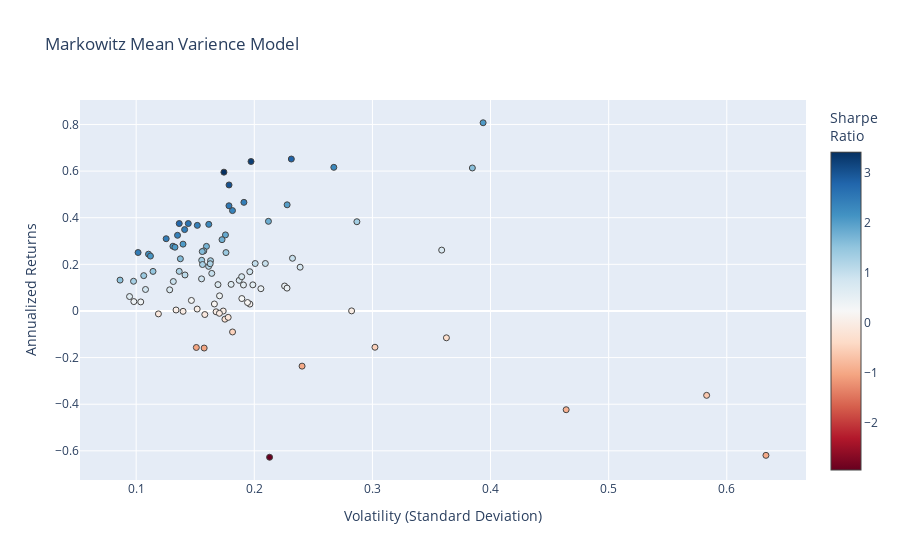

The notebook cell this image was saved under:
### Code cell
hover_texts = [
    f"{ticker} <br>Volatility: {vol:.2f} <br>Returns: {ret:.2%} <br>Sharpe Ratio: {sr:.2f}"
    for ticker, vol, ret, sr in zip(names, volatility, annualized_returns, sharpe_ratios)
]

fig = go.Figure(data=go.Scatter(
    x=volatility, 
    y=annualized_returns, 
    mode='markers',
    hoverinfo='text',
    hovertext=hover_texts,
    marker=dict(color=sharpe_ratios, colorscale = 'RdBu', size=6, line=dict(width=1), colorbar=dict(title="Sharpe<br>Ratio")
    )
))

fig.update_layout(
    title='Markowitz Mean Varience Model',
    xaxis_title='Volatility (Standard Deviation)',
    yaxis_title='Annualized Returns',
)

fig.show()

### Figure 1 — Plotly figure (JSON) as saved in the notebook; plotly's stock layout.template omitted (floating-point values rounded to 4 significant figures)
{"data": [{"hoverinfo": "text", "hovertext": ["SO_Close <br>Volatility: 0.12 <br>Returns: -1.26% <br>Sharpe Ratio: -0.11", "MS_Close <br>Volatility: 0.20 <br>Returns: 16.83% <br>Sharpe Ratio: 0.86", "SYY_Close <br>Volatility: 0.16 <br>Returns: 19.12% <br>Sharpe Ratio: 1.19", "SYK_Close <br>Volatility: 0.16 <br>Returns: 21.73% <br>Sharpe Ratio: 1.40", "MDT_Close <br>Volatility: 0.15 <br>Returns: 0.82% <br>Sharpe Ratio: 0.05", "CPB_Close <br>Volatility: 0.24 <br>Returns: -23.67% <br>Sharpe Ratio: -0.98", "MMM_Close <br>Volatility: 0.13 <br>Returns: 27.77% <br>Sharpe Ratio: 2.12", "NFLX_Close <br>Volatility: 0.29 <br>Returns: 38.28% <br>Sharpe Ratio: 1.33", "AMD_Close <br>Volatility: 0.58 <br>Returns: -36.20% <br>Sharpe Ratio: -0.62", "INTC_Close <br>Volatility: 0.18 <br>Returns: 32.63% <br>Sharpe Ratio: 1.86", "T_Close <br>Volatility: 0.18 <br>Returns: -3.53% <br>Sharpe Ratio: -0.20", "PG_Close <br>Volatility: 0.10 <br>Returns: 4.02% <br>Sharpe Ratio: 0.41", "QCOM_Close <br>Volatility: 0.24 <br>Returns: 18.78% <br>Sharpe Ratio: 0.79", "KO_Close <br>Volatility: 0.09 <br>Returns: 13.24% <br>Sharpe Ratio: 1.53", "IBM_Close <br>Volatility: 0.16 <br>Returns: -15.90% <br>Sharpe Ratio: -1.01", "EXC_Close <br>Volatility: 0.13 <br>Returns: 12.63% <br>Sharpe Ratio: 0.96", "GS_Close <br>Volatility: 0.20 <br>Returns: 2.94% <br>Sharpe Ratio: 0.15", "MSFT_Close <br>Volatility: 0.15 <br>Returns: 36.72% <br>Sharpe Ratio: 2.42", "PFE_Close <br>Volatility: 0.11 <br>Returns: 9.22% <br>Sharpe Ratio: 0.85", "MRK_Close <br>Volatility: 0.15 <br>Returns: -15.66% <br>Sharpe Ratio: -1.04", "NKE_Close <br>Volatility: 0.23 <br>Returns: 10.70% <br>Sharpe Ratio: 0.47", "ZBH_Close <br>Volatility: 0.19 <br>Returns: 3.62% <br>Sharpe Ratio: 0.19", "VRTX_Close <br>Volatility: 0.38 <br>Returns: 61.33% <br>Sharpe Ratio: 1.59", "SRE_Close <br>Volatility: 0.13 <br>Returns: 0.42% <br>Sharpe Ratio: 0.03", "DUK_Close <br>Volatility: 0.09 <br>Returns: 6.18% <br>Sharpe Ratio: 0.66", "PM_Close <br>Volatility: 0.14 <br>Returns: -0.16% <br>Sharpe Ratio: -0.01", "AMZN_Close <br>Volatility: 0.21 <br>Returns: 38.44% <br>Sharpe Ratio: 1.81", "TSLA_Close <br>Volatility: 0.36 <br>Returns: 26.10% <br>Sharpe Ratio: 0.73", "EW_Close <br>Volatility: 0.23 <br>Returns: 22.60% <br>Sharpe Ratio: 0.97", "GE_Close <br>Volatility: 0.21 <br>Returns: -62.75% <br>Sharpe Ratio: -2.95", "K_Close <br>Volatility: 0.18 <br>Returns: -9.01% <br>Sharpe Ratio: -0.50", "KR_Close <br>Volatility: 0.36 <br>Returns: -11.51% <br>Sharpe Ratio: -0.32", "BABA_Close <br>Volatility: 0.27 <br>Returns: 61.61% <br>Sharpe Ratio: 2.30", "LMT_Close <br>Volatility: 0.11 <br>Returns: 24.36% <br>Sharpe Ratio: 2.21", "BIIB_Close <br>Volatility: 0.23 <br>Returns: 9.80% <br>Sharpe Ratio: 0.43", "RMD_Close <br>Volatility: 0.20 <br>Returns: 20.34% <br>Sharpe Ratio: 1.01", "MA_Close <br>Volatility: 0.14 <br>Returns: 37.50% <br>Sharpe Ratio: 2.60", "BTI_Close <br>Volatility: 0.19 <br>Returns: 11.15% <br>Sharpe Ratio: 0.58", "MO_Close <br>Volatility: 0.18 <br>Returns: -2.75% <br>Sharpe Ratio: -0.15", "TMO_Close <br>Volatility: 0.16 <br>Returns: 21.55% <br>Sharpe Ratio: 1.32", "HON_Close <br>Volatility: 0.10 <br>Returns: 25.07% <br>Sharpe Ratio: 2.47", "RDY_Close <br>Volatility: 0.30 <br>Returns: -15.56% <br>Sharpe Ratio: -0.52", "PEP_Close <br>Volatility: 0.10 <br>Returns: 12.73% <br>Sharpe Ratio: 1.30", "ABT_Close <br>Volatility: 0.14 <br>Returns: 28.67% <br>Sharpe Ratio: 2.05", "RTX_Close <br>Volatility: 0.14 <br>Returns: 16.98% <br>Sharpe Ratio: 1.24", "AAPL_Close <br>Volatility: 0.18 <br>Returns: 25.04% <br>Sharpe Ratio: 1.42", "JPM_Close <br>Volatility: 0.16 <br>Returns: 19.92% <br>Sharpe Ratio: 1.28", "ORCL_Close <br>Volatility: 0.19 <br>Returns: 13.13% <br>Sharpe Ratio: 0.70", "CVX_Close <br>Volatility: 0.14 <br>Returns: 15.44% <br>Sharpe Ratio: 1.09", "AEP_Close <br>Volatility: 0.11 <br>Returns: 15.15% <br>Sharpe Ratio: 1.42", "GIS_Close <br>Volatility: 0.17 <br>Returns: -0.03% <br>Sharpe Ratio: -0.00", "BA_Close <br>Volatility: 0.17 <br>Returns: 59.54% <br>Sharpe Ratio: 3.42", "ETN_Close <br>Volatility: 0.16 <br>Returns: 13.76% <br>Sharpe Ratio: 0.89", "JNJ_Close <br>Volatility: 0.11 <br>Returns: 16.97% <br>Sharpe Ratio: 1.49", "CMCSA_Close <br>Volatility: 0.21 <br>Returns: 9.55% <br>Sharpe Ratio: 0.46", "COST_Close <br>Volatility: 0.20 <br>Returns: 11.21% <br>Sharpe Ratio: 0.56", "BAC_Close <br>Volatility: 0.21 <br>Returns: 20.36% <br>Sharpe Ratio: 0.97", "WMT_Close <br>Volatility: 0.18 <br>Returns: 43.06% <br>Sharpe Ratio: 2.37", "SAP_Close <br>Volatility: 0.14 <br>Returns: 22.38% <br>Sharpe Ratio: 1.63", "CSCO_Close <br>Volatility: 0.16 <br>Returns: 16.11% <br>Sharpe Ratio: 0.98", "DHR_Close <br>Volatility: 0.13 <br>Returns: 9.07% <br>Sharpe Ratio: 0.71", "REGN_Close <br>Volatility: 0.28 <br>Returns: 0.03% <br>Sharpe Ratio: 0.00", "CAT_Close <br>Volatility: 0.20 <br>Returns: 64.11% <br>Sharpe Ratio: 3.25", "XOM_Close <br>Volatility: 0.10 <br>Returns: 3.88% <br>Sharpe Ratio: 0.37", "TXN_Close <br>Volatility: 0.16 <br>Returns: 37.14% <br>Sharpe Ratio: 2.30", "VZ_Close <br>Volatility: 0.17 <br>Returns: 11.30% <br>Sharpe Ratio: 0.67", "GOOG_Close <br>Volatility: 0.16 <br>Returns: 27.71% <br>Sharpe Ratio: 1.74", "AMGN_Close <br>Volatility: 0.17 <br>Returns: -0.36% <br>Sharpe Ratio: -0.02", "LLY_Close <br>Volatility: 0.15 <br>Returns: 4.51% <br>Sharpe Ratio: 0.31", "WFC_Close <br>Volatility: 0.17 <br>Returns: 6.48% <br>Sharpe Ratio: 0.38", "GOOGL_Close <br>Volatility: 0.16 <br>Returns: 25.77% <br>Sharpe Ratio: 1.64", "CRM_Close <br>Volatility: 0.16 <br>Returns: 25.48% <br>Sharpe Ratio: 1.63", "EMR_Close <br>Volatility: 0.16 <br>Returns: 20.27% <br>Sharpe Ratio: 1.25", "HD_Close <br>Volatility: 0.14 <br>Returns: 32.45% <br>Sharpe Ratio: 2.40", "MCD_Close <br>Volatility: 0.14 <br>Returns: 37.50% <br>Sharpe Ratio: 2.75", "ABBV_Close <br>Volatility: 0.18 <br>Returns: 54.05% <br>Sharpe Ratio: 3.03", "PYPL_Close <br>Volatility: 0.23 <br>Returns: 65.17% <br>Sharpe Ratio: 2.82", "DE_Close <br>Volatility: 0.18 <br>Returns: 45.12% <br>Sharpe Ratio: 2.53", "ACN_Close <br>Volatility: 0.13 <br>Returns: 27.35% <br>Sharpe Ratio: 2.06", "GM_Close <br>Volatility: 0.19 <br>Returns: 14.71% <br>Sharpe Ratio: 0.78", "META_Close <br>Volatility: 0.17 <br>Returns: 30.58% <br>Sharpe Ratio: 1.77", "ISRG_Close <br>Volatility: 0.19 <br>Returns: 46.59% <br>Sharpe Ratio: 2.44", "DIS_Close <br>Volatility: 0.16 <br>Returns: -1.54% <br>Sharpe Ratio: -0.10", "F_Close <br>Volatility: 0.17 <br>Returns: 3.00% <br>Sharpe Ratio: 0.18", "V_Close <br>Volatility: 0.13 <br>Returns: 30.98% <br>Sharpe Ratio: 2.47", "BMY_Close <br>Volatility: 0.18 <br>Returns: 11.41% <br>Sharpe Ratio: 0.63", "ADBE_Close <br>Volatility: 0.23 <br>Returns: 45.54% <br>Sharpe Ratio: 2.00", "GILD_Close <br>Volatility: 0.19 <br>Returns: 5.32% <br>Sharpe Ratio: 0.28", "UA_Close <br>Volatility: 0.46 <br>Returns: -42.37% <br>Sharpe Ratio: -0.91", "NEE_Close <br>Volatility: 0.11 <br>Returns: 23.55% <br>Sharpe Ratio: 2.10", "SNAP_Close <br>Volatility: 0.63 <br>Returns: -61.94% <br>Sharpe Ratio: -0.98", "NVDA_Close <br>Volatility: 0.39 <br>Returns: 80.73% <br>Sharpe Ratio: 2.05", "BSX_Close <br>Volatility: 0.17 <br>Returns: -1.01% <br>Sharpe Ratio: -0.06", "UNH_Close <br>Volatility: 0.14 <br>Returns: 34.90% <br>Sharpe Ratio: 2.48"], "marker": {"color": [-0.1059, 0.8579, 1.185, 1.398, 0.05411, -0.9843, 2.118, 1.334, -0.621, 1.858, -0.2013, 0.4103, 0.7863, 1.533, -1.009, 0.9605, 0.15, 2.419, 0.8542, -1.038, 0.4739, 0.1862, 1.595, 0.03112, 0.655, -0.01179, 1.813, 0.7279, 0.9728, -2.947, -0.496, -0.3175, 2.305, 2.206, 0.4303, 1.013, 2.602, 0.5845, -0.1544, 1.323, 2.467, -0.515, 1.302, 2.053, 1.244, 1.423, 1.276, 0.7015, 1.093, 1.424, -0.00173, 3.416, 0.8859, 1.485, 0.4645, 0.5638, 0.9725, 2.372, 1.628, 0.9824, 0.7062, 0.001131, 3.25, 0.3735, 2.3, 0.6676, 1.737, -0.02118, 0.3075, 0.3801, 1.638, 1.634, 1.246, 2.404, 2.748, 3.026, 2.817, 2.527, 2.059, 0.7768, 1.771, 2.436, -0.09731, 0.1803, 2.471, 0.6326, 1.999, 0.2808, -0.913, 2.101, -0.9782, 2.051, -0.05938, 2.475], "colorbar": {"title": {"text": "Sharpe<br>Ratio"}}, "colorscale": [[0, "rgb(103,0,31)"], [0.1, "rgb(178,24,43)"], [0.2, "rgb(214,96,77)"], [0.3, "rgb(244,165,130)"], [0.4, "rgb(253,219,199)"], [0.5, "rgb(247,247,247)"], [0.6, "rgb(209,229,240)"], [0.7, "rgb(146,197,222)"], [0.8, "rgb(67,147,195)"], [0.9, "rgb(33,102,172)"], [1, "rgb(5,48,97)"]], "line": {"width": 1}, "size": 6}, "mode": "markers", "type": "scatter", "x": [0.1188, 0.1962, 0.1614, 0.1555, 0.1517, 0.2404, 0.1311, 0.2869, 0.5829, 0.1756, 0.1751, 0.09803, 0.2388, 0.08636, 0.1576, 0.1315, 0.1963, 0.1518, 0.1079, 0.1509, 0.2257, 0.1943, 0.3846, 0.1338, 0.09441, 0.1397, 0.212, 0.3586, 0.2323, 0.213, 0.1816, 0.3627, 0.2673, 0.1104, 0.2277, 0.2008, 0.1441, 0.1908, 0.1779, 0.163, 0.1016, 0.3022, 0.09778, 0.1397, 0.1365, 0.176, 0.1562, 0.1872, 0.1413, 0.1064, 0.1737, 0.1743, 0.1554, 0.1143, 0.2056, 0.1988, 0.2094, 0.1815, 0.1374, 0.164, 0.1284, 0.2824, 0.1972, 0.1039, 0.1615, 0.1693, 0.1595, 0.1677, 0.1468, 0.1706, 0.1573, 0.1559, 0.1627, 0.135, 0.1365, 0.1786, 0.2314, 0.1786, 0.1328, 0.1893, 0.1727, 0.1912, 0.1581, 0.1662, 0.1254, 0.1804, 0.2278, 0.1895, 0.464, 0.1121, 0.6332, 0.3937, 0.1705, 0.141], "y": [-0.01259, 0.1683, 0.1912, 0.2173, 0.008206, -0.2367, 0.2777, 0.3828, -0.362, 0.3263, -0.03526, 0.04023, 0.1878, 0.1324, -0.159, 0.1263, 0.02945, 0.3672, 0.09217, -0.1566, 0.107, 0.03617, 0.6133, 0.004163, 0.06184, -0.001647, 0.3844, 0.261, 0.226, -0.6275, -0.09007, -0.1151, 0.6161, 0.2436, 0.09799, 0.2034, 0.375, 0.1115, -0.02746, 0.2155, 0.2507, -0.1556, 0.1273, 0.2867, 0.1698, 0.2504, 0.1992, 0.1313, 0.1544, 0.1515, -0.0003004, 0.5954, 0.1376, 0.1697, 0.09549, 0.1121, 0.2036, 0.4306, 0.2238, 0.1611, 0.09067, 0.0003193, 0.6411, 0.0388, 0.3714, 0.113, 0.2771, -0.003551, 0.04513, 0.06484, 0.2577, 0.2548, 0.2027, 0.3245, 0.375, 0.5405, 0.6517, 0.4512, 0.2735, 0.1471, 0.3058, 0.4659, -0.01539, 0.02996, 0.3098, 0.1141, 0.4554, 0.05321, -0.4237, 0.2355, -0.6194, 0.8073, -0.01012, 0.349]}], "layout": {"title": {"text": "Markowitz Mean Varience Model"}, "xaxis": {"title": {"text": "Volatility (Standard Deviation)"}}, "yaxis": {"title": {"text": "Annualized Returns"}}}}
